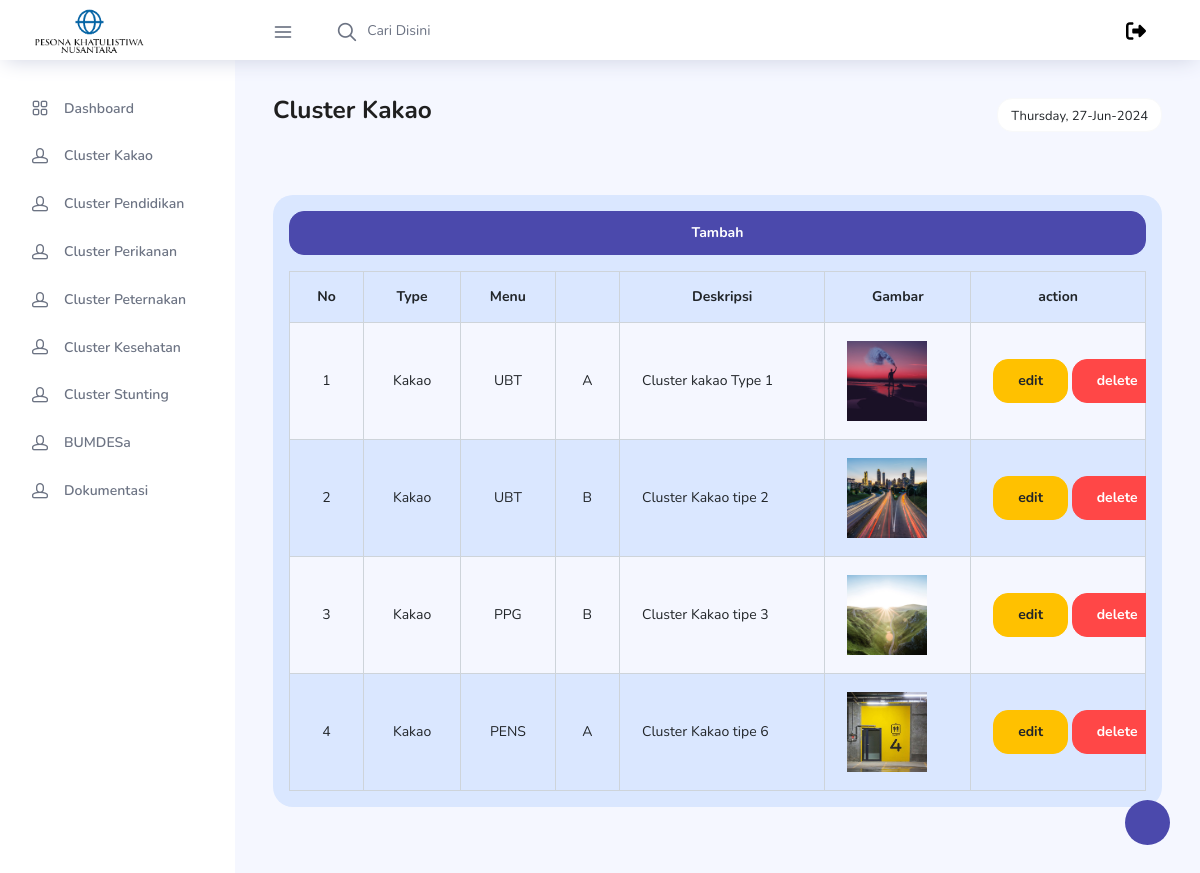
The app's page /admin/cluster-Kakao.php?type=Kakao (signed in) with its own data.
### tables this page shows
CREATE TABLE `tbl_cluster` (
  `id_cluster` int(11) NOT NULL,
  `image_cluster` varchar(500) NOT NULL,
  `desc_cluster` varchar(550) NOT NULL,
  `type_cluster` varchar(225) NOT NULL,
  `menu_cluster` varchar(225) NOT NULL,
  `sub_menu_cluster` varchar(225) NOT NULL
);

### admin/cluster-Kakao.php (the view, shortened to what this page needs)
<?php
    include_once('../Koneksi/config.php');
    $info = $_GET['type'];
    $data = mysqli_query($mysqli, "SELECT * FROM `tbl_cluster` WHERE `type_cluster`='$info'");
        $type = ["Kakao", "Pendidikan", "Perikanan", "Peternakan", "Kesehatan", "Stunting", "BUMDESa", "Dokumentasi"];
    $no=0;
?>
<!DOCTYPE html>
<html lang="en">
  <head>
    <link rel="stylesheet" href="../vendors/feather/feather.css" />
    <link rel="stylesheet" href="../vendors/ti-icons/css/themify-icons.css" />
    <link rel="stylesheet" href="../vendors/css/vendor.bundle.base.css" />
    <link rel="stylesheet" href="../vendors/datatables.net-bs4/dataTables.bootstrap4.css" />
    <link rel="stylesheet" href="../vendors/ti-icons/css/themify-icons.css" />
    <link rel="stylesheet" type="text/css" href="../js/select.dataTables.min.css" />
    <link rel="stylesheet" href="../css/vertical-layout-light/style.css" />
  </head>
  <body>
    <div class="container-scroller">
      <nav class="navbar col-lg-12 col-12 p-0 fixed-top d-flex flex-row">
        <div class="text-center navbar-brand-wrapper d-flex align-items-center justify-content-center">
          <a class="navbar-brand brand-logo mr-5" href="index.html">
            <img src="../images/carousel/Logo PKN.png" class="mr-2" alt="logo" />
          </a>
        </div>
        <div class="navbar-menu-wrapper d-flex align-items-center justify-content-end">
          <button class="navbar-toggler navbar-toggler align-self-center" type="button" data-toggle="minimize">
            <span class="icon-menu"></span>
          </button>
          <ul class="navbar-nav mr-lg-2">
            <li class="nav-item nav-search d-none d-lg-block">
              <div class="input-group">
                <div class="input-group-prepend hover-cursor" id="navbar-search-icon">
                  <span class="input-group-text" id="search">
                    <i class="icon-search"></i>
                  </span>
                </div>
                <input type="text" class="form-control" id="navbar-search-input" placeholder="Cari Disini" aria-label="search" aria-describedby="search" />
              </div>
            </li>
          </ul>
          <ul class="navbar-nav navbar-nav-right">
            <li class="nav-item">
            <li class="nav-item">
              <a class="nav-link" href="auth/logout.php"  onclick="return confirm('Apakah anda ingin logout?')" >
              </a>
            </li>
          </ul>
        </div>
      </nav>
      <div class="container-fluid page-body-wrapper">
        <div class="theme-setting-wrapper">
          <div id="settings-trigger"><i class="ti-settings"></i></div>
        </div>
        <nav class="sidebar sidebar-offcanvas" id="sidebar">
          <ul class="nav">
            <li class="nav-item ">
              <a class="nav-link " href="admin.php">
                <i class="icon-grid menu-icon"></i>
                <span class="menu-title">Dashboard</span>
              </a>
            </li>
            <?php
               for($i=0; $i < count($type); $i++){
            ?>
             <li class="nav-item" >
              <a class="nav-link" href="cluster-<?=$type[$i] ?>.php?type=<?=$type[$i] ?>">
                <i class="icon-head menu-icon"></i>
                <span class="menu-title"><?=($type[$i]!="BUMDESa" and $type[$i]!="Dokumentasi")? "Cluster":""?> <?=$type[$i] ?></span>
              </a>
            </li>
            <?php
                }
            ?>
          </ul>
        </nav>
        <div class="main-panel">
          <div class="content-wrapper">
            <div class="row">
              <div class="col-md-12 grid-margin">
                <div class="row">
                  <div class="col-12 col-xl-8 mb-4 mb-xl-0">
                    <h3 class="font-weight-bold">
                      Cluster <?= $_GET['type']?> <br /><br />
                    </h3>
                  </div>
                  <div class="col-12 col-xl-4">
                    <div class="justify-content-end d-flex">
                      <div class="dropdown flex-md-grow-1 flex-xl-grow-0">
                        <button class="btn btn-sm btn-light bg-white" type="button" id="dropdownMenuDate2" data-toggle="dropdown" aria-haspopup="true" aria-expanded="true">
                          <i class="mdi mdi-calendar"></i> <?=date('l, d-M-Y');?>
                        </button>
                      </div>
                    </div>
                  </div>
                </div>
              </div>
            </div>
            <div class="row">
              <div class="col-md-12 grid-margin stretch-card">
                <div class="card tale-bg p-3">
                 <a href="tambah.php?type=<?= $_GET['type']?>" class="mb-3 btn btn-primary"><b>Tambah</b></a>
                    <div class="table-responsive">
                        <table class="table table-striped table-bordered" id="dataTable" width="100%" cellspacing="0">
                            <thead>
                                <tr>
                                    <th class="text-center">No</th>
                                    <th class="text-center">Type</th>
                                    <th class="text-center">Menu</th>
                                    <th class="text-center"></th>
                                    <th class="text-center">Deskripsi</th>
                                    <th class="text-center">Gambar</th>
                                    <th class="text-center">action</th>
                                </tr>
                            </thead>
                            <tbody>
                                <?php
                                    while ($cluster = mysqli_fetch_array($data)) {
                                        $no++;
                                ?>
                                <tr>
                                    <td class="text-center"><?=$no; ?></td>
                                    <td class="text-center"><?=$cluster['type_cluster'] ?></td>
                                    <td class="text-center"><?=$cluster['menu_cluster'] ?></td>
                                    <td class="text-center"><?=$cluster['sub_menu_cluster'] ?></td>
                                    <td ><?=$cluster['desc_cluster'] ?></td>
                                    <td><img src="../images/cluster/<?=$cluster['image_cluster'] ?>"  alt="" height="80" width="80" style="border-radius: 0; width:80px; height:80px; object-fit:cover;"> </td>
                                    <td style="max-width: 150px;">
                                        <a href="edit.php?id=<?=$cluster['id_cluster']?>&type=<?=$cluster['type_cluster'] ?>" class="btn btn-warning"><b>edit</b></a>
                                        <a href="delete.php?id=<?=$cluster['id_cluster']?>&type=<?=$cluster['type_cluster'] ?>" class="btn btn-danger" onclick="return confirm('Apakah anda yakin?')" ><b>delete</b><a>
                                    </td>
                                </tr>
                                <?php
                                    }
                                ?>
                            </tbody>
                        </table>
                    </div>
                </div>
              </div>
            </div>
  </body>
</html>

### records on screen
tbl_cluster: type_cluster "Kakao", menu_cluster "UBT", sub_menu_cluster "A", desc_cluster "Cluster kakao Type 1", image_cluster (picture)
tbl_cluster: type_cluster "Kakao", menu_cluster "UBT", sub_menu_cluster "B", desc_cluster "Cluster Kakao tipe 2", image_cluster (picture)
tbl_cluster: type_cluster "Kakao", menu_cluster "PPG", sub_menu_cluster "B", desc_cluster "Cluster Kakao tipe 3", image_cluster (picture)
tbl_cluster: type_cluster "Kakao", menu_cluster "PENS", sub_menu_cluster "A", desc_cluster "Cluster Kakao tipe 6", image_cluster (picture)

### other values on screen
$type[$i] "Kakao"
$type[$i] "Pendidikan"
$type[$i] "Perikanan"
$type[$i] "Peternakan"
$type[$i] "Kesehatan"
$type[$i] "Stunting"
$type[$i] "BUMDESa"
$type[$i] "Dokumentasi"
$_GET['type'] "Kakao"
